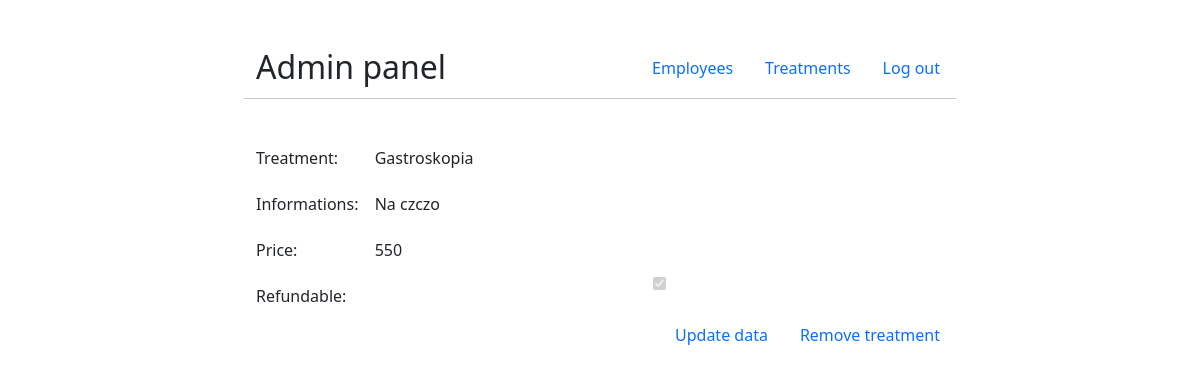
Screenshot of /clinic/treatment_details/Gastroskopia (signed in) with the database file from the repository.
### clinic/models.py (models this page shows, shortened)
class Treatment(models.Model):
    name = models.CharField(max_length = 100, primary_key=True)
    informations = models.CharField(max_length = 200)
    price = models.IntegerField(default=0)
    refundable = models.BooleanField()

### clinic/views.py (the view)
# urls.py: path('treatment_details/<name>', views.admin_treatment_details, name='treatment_details'),
def admin_treatment_details(request, name):
    if not request.user.is_superuser:
        return HttpResponseNotFound(not_found_html)
    treatment = Treatment.objects.get(name=name)
    form = TreatmentReadOnlyForm(initial={'name': treatment.name,
                            'informations': treatment.informations,
                            'price': treatment.price,
                            'refundable': treatment.refundable,
                            })
    return render(request, 'clinic/admin_treatment_details.html', {'form': form, 'name':name})

### clinic/forms.py
class TreatmentReadOnlyForm(forms.Form):
    name = forms.CharField(max_length=100, widget=forms.TextInput(
        attrs={'readonly':'True', 'class':'form-control-plaintext'}
    ))
    informations = forms.CharField(max_length=100, widget=forms.TextInput(
        attrs={'readonly':'True', 'class':'form-control-plaintext'}
    ), required=False)
    price = forms.IntegerField(widget=forms.NumberInput(
        attrs={'readonly':'True', 'class':'form-control-plaintext'}
    ))
    refundable = forms.BooleanField(widget=forms.CheckboxInput(
        attrs={'readonly':'True', 'class':'form-control-plaintext', 'disabled':'True'}
    ), required=False)

### clinic/templates/clinic/admin_treatment_details.html (shortened to what this page needs)
<!DOCTYPE html>
<html>
    <head>
        <link href="https://cdn.jsdelivr.net/npm/bootstrap@5.0.0-beta3/dist/css/bootstrap.min.css" rel="stylesheet">
    </head>
    <body>
        <div class="container-md">
        <div class="row justify-content-center">
        <div class="col-8">
            <div class="container">
            <div class="row mt-5">
            <div class="col-6">
                <h2 class="">Admin panel</h2>
            </div>
            <div class="col-6 me-0 pe-0">
                <ul class="nav justify-content-end me-0">
                    <li class="nav-item">
                    <a class="nav-link" href="{% url 'clinic:employees' %}">
                        Employees
                    </a>
                    </li>
                    <li class="nav-item">
                    <a class="nav-link" href="{% url 'clinic:treatments' %}">Treatments</a>
                    </li>
                    <li class="nav-item">
                    <a class="nav-link" href="{% url 'clinic:logout' %}">Log out</a>
                    </li>
                </ul>
            </div>
            </div>
            <div class="row mt-1">
                <hr>
            </div>
            <div class="row mt-4">
                <label for="{{form.name.id_for_label}}" class="col-2 col-form-label">Treatment:</label>
                <div class="col-10">
                    {{ form.name }}
                </div>
            </div>
            <div class="row mt-2">
                <label for="{{form.informations.id_for_label}}" class="col-sm-2 col-form-label">Informations:</label>
                <div class="col-sm-10">
                    {{ form.informations }}
                </div>
            </div>
            <div class="row mt-2">
                <label for="{{form.price.id_for_label}}" class="col-sm-2 col-form-label">Price:</label>
                <div class="col-sm-10">
                    {{ form.price }}
                </div>
            </div>
            <div class="row mt-2">
                    <label for="{{form.refundable.id_for_label}}" class="col-sm-2 col-form-label">Refundable:</label>
                    <div class="col-sm-10">
                    {{ form.refundable }}
                    </div>
            </div>
            <div class="row">
                <ul class="nav justify-content-end me-0 pe-0">
                <li class="nav-item">
                    <a class="nav-link"  href="{% url 'clinic:treatment_update' name %}">Update data</a>
                </li>
                <li class="nav-item">
                    <a class="nav-link" href="{% url 'clinic:treatment_remove' name %}">Remove treatment</a>
                </li>
                </ul>
            </div>
            </div>
        </div>
        </div>
        </div>
    </body>
</html>

### rows the page displays
Treatment: name "Gastroskopia", informations "Na czczo", price "550", refundable "☑"
